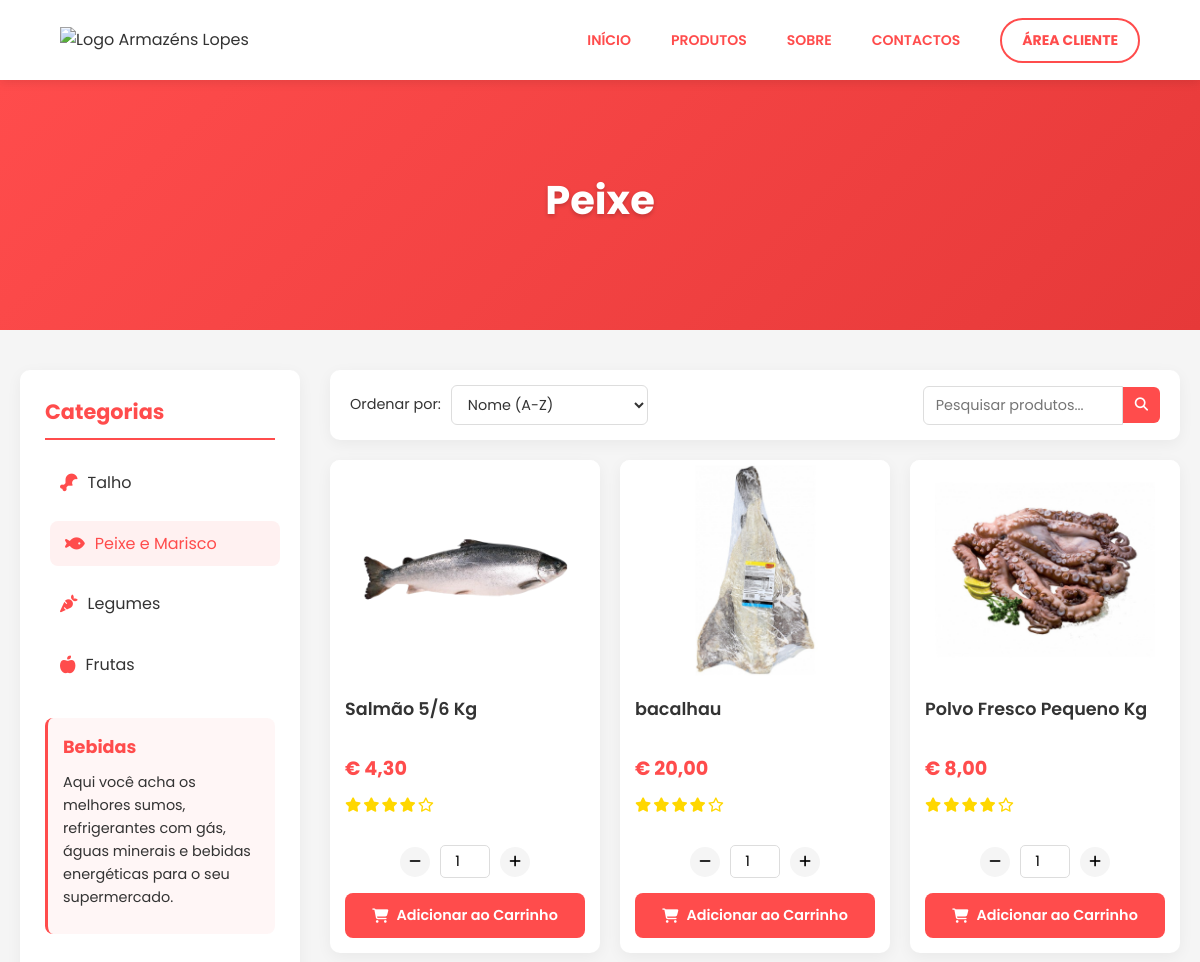
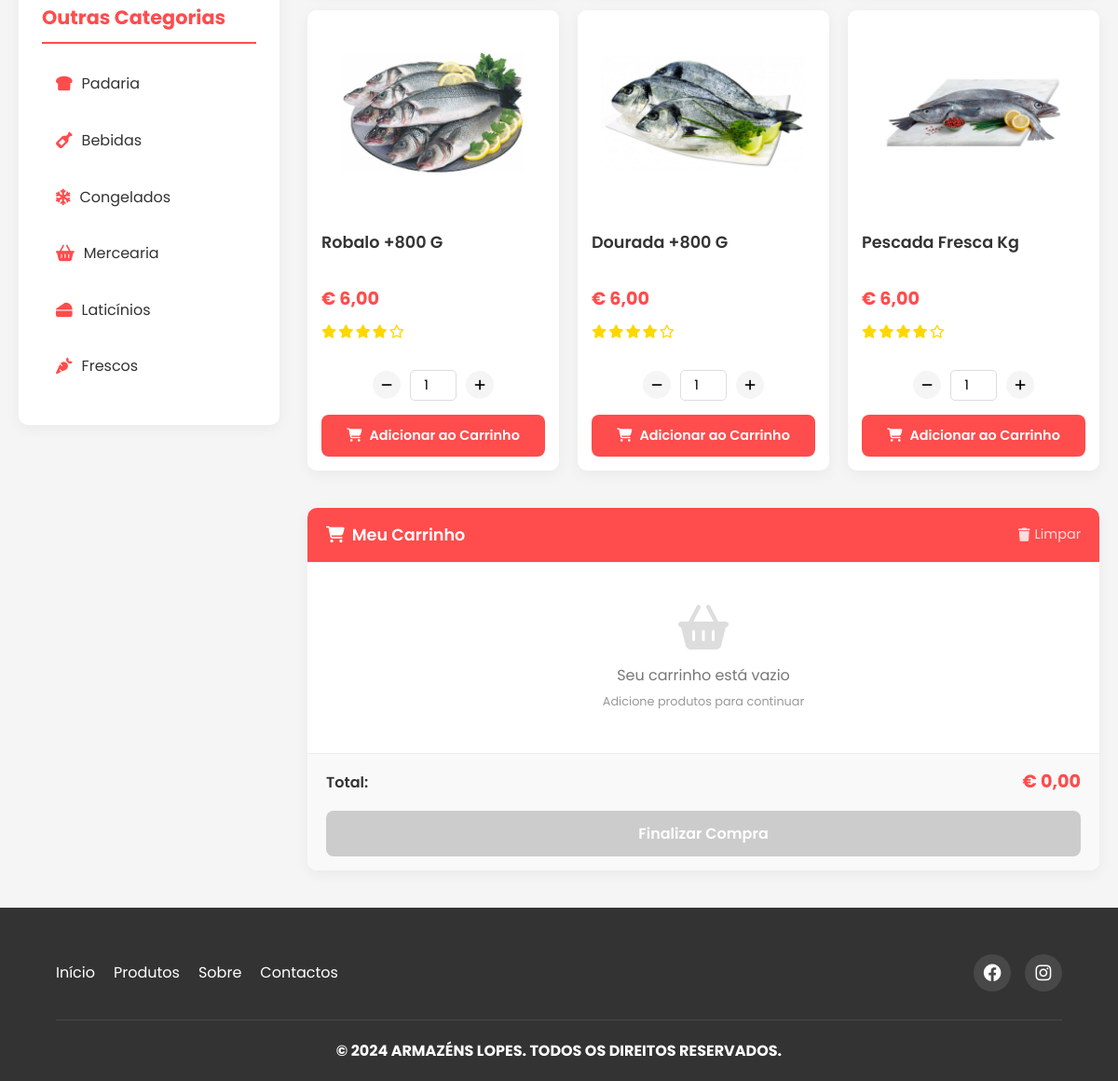
The page /produtos/frescos/frescos2.php (signed in) on the database its author committed (2 pictures, top to bottom).
### tables this page shows
CREATE TABLE IF NOT EXISTS `produtos` (
  `id` int(11) NOT NULL AUTO_INCREMENT,
  `nome` varchar(100) NOT NULL,
  `descricao` text DEFAULT NULL,
  `preco` decimal(10,2) NOT NULL,
  `imagem` varchar(255) DEFAULT NULL,
  `categoria` varchar(50) DEFAULT NULL,
  PRIMARY KEY (`id`)
);

### produtos/frescos/frescos2.php (the view, shortened to what this page needs)
<?php
include('../db_connect.php');
if (isset($_SESSION['email'])) {
    $redirectUrl = "../../client/dashboard.php";
} else {
    $redirectUrl = "../../login/login.php";
}
$categoria = "peixe";
$sql = "SELECT * FROM produtos WHERE categoria = '$categoria'";
$result = $conn->query($sql);
?>
<!DOCTYPE html>
<html lang="pt-PT">
<head>
    <link rel="stylesheet" href="../styles/style.css">
    <link rel="stylesheet" href="https://cdnjs.cloudflare.com/ajax/libs/font-awesome/6.4.0/css/all.min.css">
</head>
<body>
    <header>
        <div id="headerimg">
            <a href="../../index.php"><img src="../../img/logolopes.png" alt="Logo Armazéns Lopes"></a>
        </div>
        <div id="headerselect">
            <a href="../../index.php">INÍCIO</a>
            <a href="../../index.php#container2">PRODUTOS</a>
            <a href="../../index.php#sobre">SOBRE</a>
            <a href="../../index.php#container6">CONTACTOS</a>
            <button id="buttonheader" onclick="window.location.href='<?php echo $redirectUrl; ?>'"><strong>ÁREA CLIENTE</strong></button>
        </div>
    </header>
    <div class="page-banner">
        <div class="banner-content">
            <h1>Peixe</h1>
        </div>
    </div>
    <main>
        <div class="main-container">
            <div class="sidebar">
                <h3>Categorias</h3>
                <ul>
                    <li><a href="frescos.php" ><i class="fas fa-drumstick-bite" aria-hidden="true"></i>Talho</a></li>
                    <li><a href="frescos2.php" class="active"><i class="fas fa-fish" aria-hidden="true"></i>Peixe e Marisco</a></li>
                    <li><a href="frescos3.php"><i class="fas fa-carrot" aria-hidden="true"></i>Legumes</a></li>
                    <li><a href="frescos4.php"><i class="fas fa-apple-alt" aria-hidden="true"></i>Frutas</a></li>
                </ul>
                <div class="sidebar-info">
                    <h4>Bebidas</h4>
                    <p>Aqui você acha os melhores sumos, refrigerantes com gás, águas minerais e bebidas energéticas para o seu supermercado.</p>
                </div>
                <h3>Outras Categorias</h3>
                <ul>
                    <li><a href="../padaria/padaria1.php"><i class="fas fa-bread-slice"></i>Padaria</a></li>
                    <li><a href="../bebidas/bebidas.php"><i class="fas fa-wine-bottle"></i>Bebidas</a></li>
                    <li><a href="../congelados/congelados.php"><i class="fas fa-snowflake"></i>Congelados</a></li>
                    <li><a href="../mercearia/mercearia.php"><i class="fas fa-shopping-basket"></i>Mercearia</a></li>
                    <li><a href="../laticinios/laticinios.php"><i class="fas fa-cheese"></i>Laticínios</a></li>
                    <li><a href="../frescos/frescos.php"><i class="fas fa-carrot"></i>Frescos</a></li>
                </ul>
            </div>
            <div class="content-wrapper">
                <div class="product-filters">
                    <div class="filter-group">
                        <label for="sort-by">Ordenar por:</label>
                        <select id="sort-by">
                            <option value="name-asc">Nome (A-Z)</option>
                        </select>
                    </div>
                    <div class="search-products">
                        <input type="text" id="search-input" placeholder="Pesquisar produtos...">
                        <button id="search-btn"><i class="fas fa-search"></i></button>
                    </div>
                </div>
                <div class="product-container">
                    <?php
                    if ($result->num_rows > 0) {
                        while ($row = $result->fetch_assoc()) {
                            echo "<div class='product' data-id='" . $row["id"] . "' data-name='" . $row["nome"] . "' data-price='" . $row["preco"] . "'>";
                            echo "<div class='img-container'>";
                            echo "<img src='" . $row["imagem"] . "' alt='" . $row["nome"] . "'>";
                            echo "</div>";
                            echo "<div class='product-info'>";
                            echo "<h4>" . $row["nome"] . "</h4>";
                            echo "<p class='price'>€ " . number_format($row["preco"], 2, ',', '.') . "</p>";
                            echo "<div class='product-rating'>";
                            echo "<i class='fas fa-star'></i>";
                            echo "<i class='fas fa-star'></i>";
                            echo "<i class='fas fa-star'></i>";
                            echo "<i class='fas fa-star'></i>";
                            echo "<i class='far fa-star'></i>";
                            echo "<span>(4.0)</span>";
                            echo "</div>";
                            echo "</div>";
                            echo "<div class='quantity'>";
                            echo "<button class='btn-minus' data-id='" . $row["id"] . "'><i class='fas fa-minus'></i></button>";
                            echo "<input type='number' value='1' min='1' class='quantity-input' id='qty-" . $row["id"] . "' />";
                            echo "<button class='btn-plus' data-id='" . $row["id"] . "'><i class='fas fa-plus'></i></button>";
                            echo "</div>";
                            echo "<button class='btn-order' data-id='" . $row["id"] . "' data-name='" . $row["nome"] . "' data-price='" . $row["preco"] . "' data-image='" . $row["imagem"] . "'>";
                            echo "<i class='fas fa-shopping-cart'></i> Adicionar ao Carrinho</button>";
                            echo "</div>";
                        }
                    } else {
                        echo "<div class='no-products'>";
                        echo "<i class='fas fa-exclamation-circle'></i>";
                        echo "<p>Nenhum produto encontrado</p>";
                        echo "<p>Tente outra categoria ou volte mais tarde</p>";
                        echo "</div>";
                    }
                    ?>
                </div>
                <div class="cart-container">
                    <div class="cart-header">
                        <h3><i class="fas fa-shopping-cart"></i> Meu Carrinho</h3>
                        <button id="clear-cart"><i class="fas fa-trash"></i> Limpar</button>
                    </div>
                    <div class="cart-items">
                    </div>
                    <div class="cart-footer">
                        <div class="cart-total">
                            <span>Total:</span>
                            <span id="cart-total-value">€ 0,00</span>
                        </div>
                        <button id="checkout-btn" disabled>Finalizar Compra</button>
                    </div>
                </div>
            </div>
        </div>
    </main>
    <footer>
        <div class="footer-content">
            <div class="footer-links">
                <a href="../../index.php">Início</a>
                <a href="../../index.php#container2">Produtos</a>
                <a href="../../index.php#sobre">Sobre</a>
                <a href="../../index.php#container6">Contactos</a>
            </div>
            <div class="footer-social">
                <a href="https://www.facebook.com/escolabasica.secundariaourem/?locale=pt_PT"><i class="fab fa-facebook"></i></a>
                <a href="https://www.instagram.com/aeourem/"><i class="fab fa-instagram"></i></a>
            </div>
        </div>
        <div class="footer-bottom">
            <p><strong>© 2024 ARMAZÉNS LOPES. TODOS OS DIREITOS RESERVADOS.</strong></p>
        </div>
    </footer>
</body>
</html>

### rows shown on the page
produtos: imagem (picture), nome "Salmão 5/6 Kg", preco "4,30"
produtos: imagem+nome (picture), nome "bacalhau", preco "20,00"
produtos: imagem (picture), nome "Polvo Fresco Pequeno Kg", preco "8,00"
produtos: imagem (picture), nome "Robalo +800 G", preco "6,00"
produtos: imagem (picture), nome "Dourada +800 G", preco "6,00"
produtos: imagem (picture), nome "Pescada Fresca Kg", preco "6,00"
